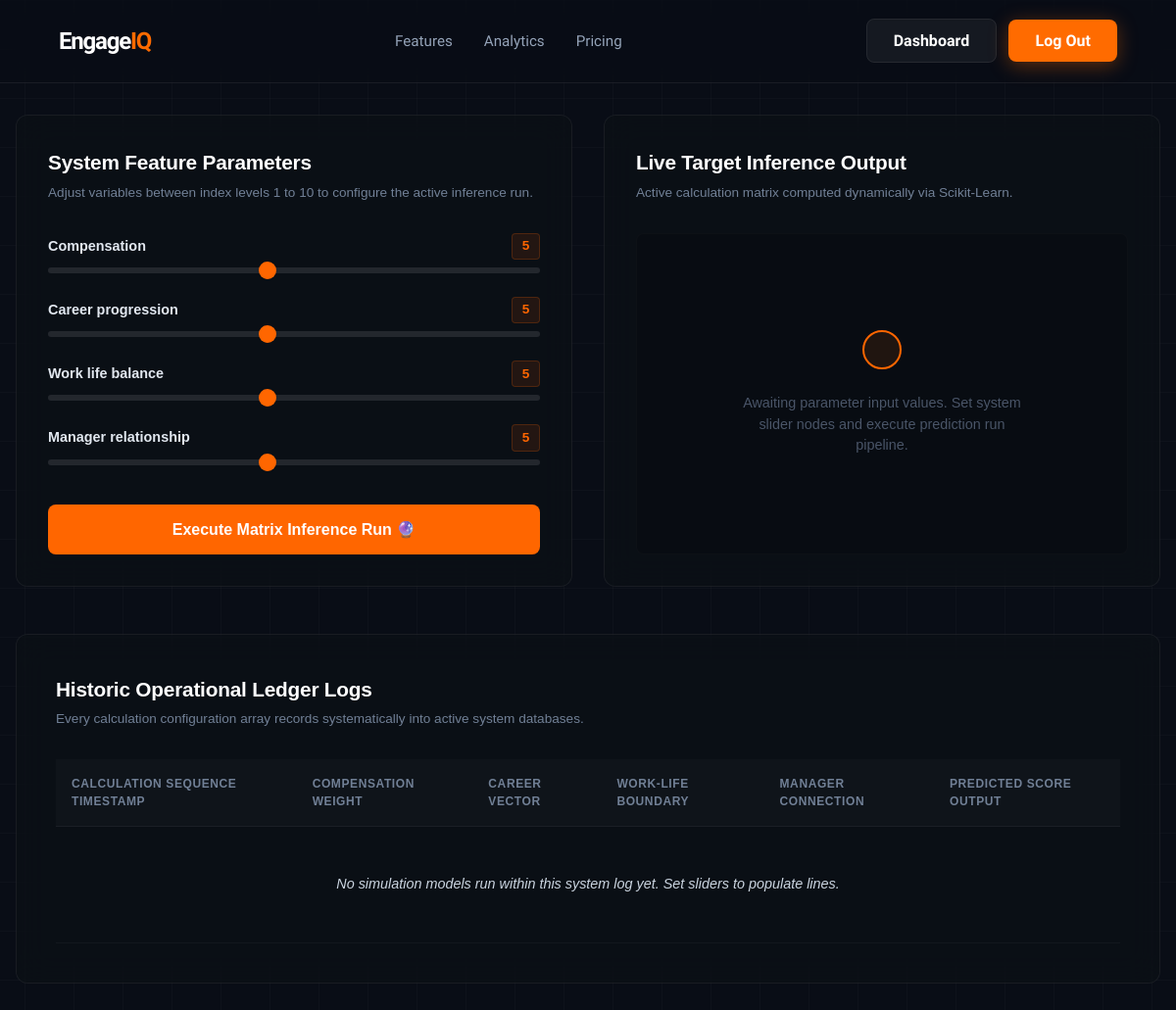
/dashboard/ (signed in), run on an earlier commit of the app's database.
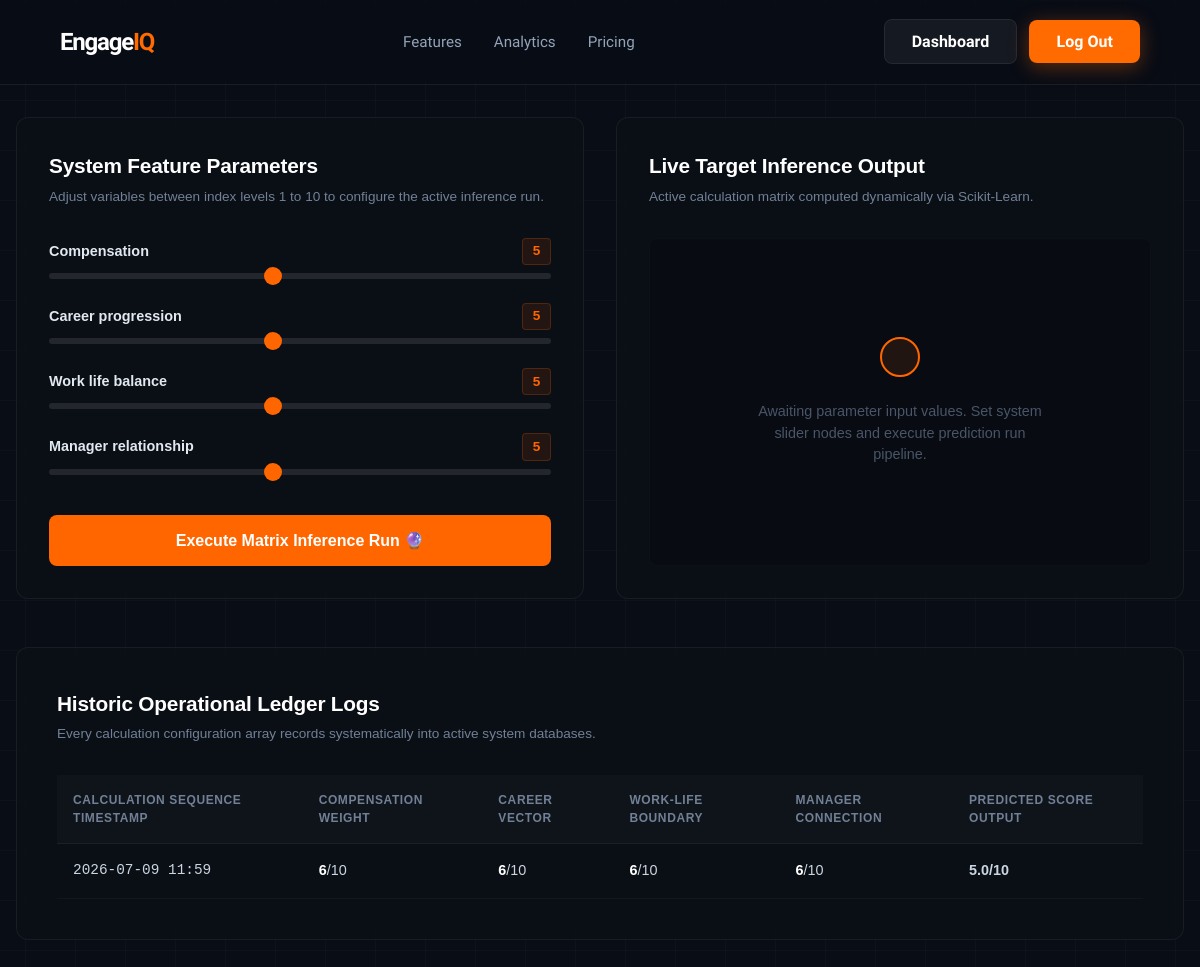
And on a later commit of the database.
### core_app/models.py (models this page shows, shortened)
class SatisfactionPrediction(models.Model):
    user = models.ForeignKey(User, on_delete=models.CASCADE, null=True, blank=True)
    compensation = models.IntegerField()
    career_progression = models.IntegerField()
    work_life_balance = models.IntegerField()
    manager_relationship = models.IntegerField()
    predicted_score = models.FloatField()
    created_at = models.DateTimeField(auto_now_add=True)

### core_app/views.py (the view, shortened to what this page needs)
# urls.py: path('dashboard/', views.dashboard, name='dashboard'),
@login_required(login_url='login')
def dashboard(request):
    form = EngagementSlidersForm(request.POST or None)
    predicted_score = None
    history = SatisfactionPrediction.objects.filter(user=request.user)
    return render(request, 'core_app/dashboard.html', {
        'form': form,
        'predicted_score': predicted_score,
        'history': history
    })

### core_app/forms.py
class EngagementSlidersForm(forms.ModelForm):
    class Meta:
        model = SatisfactionPrediction
        fields = ['compensation', 'career_progression', 'work_life_balance', 'manager_relationship']
    def __init__(self, *args, **kwargs):
        super().__init__(*args, **kwargs)
        for field_name in self.fields:
            self.fields[field_name].widget = forms.NumberInput(attrs={
                'type': 'range',
                'min': '1.0',
                'max': '10.0',
                'step': '0.1',
                'value': '5.0',
                'class': 'engageiq-slider'  # Custom class for your dark/orange CSS styling
            })

### core_app/templates/core_app/Dashboard.html (shortened to what the changed rows need)
{% extends 'core_app/base.html' %}
{% load static %}
{% block content %}
<div class="dashboard-viewport">
    <div class="dashboard-main-grid">
        <div class="workspace-panel glass-card">
            <form method="POST" class="sliders-form-layout">
                {% for field in form %}
                <div class="slider-node-row">
                    <div class="slider-labels">
                        <span class="field-title">{{ field.label }}</span>
                        <span class="live-counter-val" id="val_{{ field.id_for_label }}">5</span>
                    </div>
                    <div class="input-slider-wrapper">
                        <input type="range" name="{{ field.html_name }}" min="1" max="10" value="5" class="custom-range-slider" id="{{ field.id_for_label }}" oninput="updateSliderValue(this)">
                    </div>
                </div>
                {% endfor %}
            </form>
        </div>
    </div>
    <div class="history-panel-block glass-card">
        <div class="table-responsive-wrapper">
            <table class="telemetry-table-layout">
                <thead>
                    <tr>
                        <th>Calculation Sequence Timestamp</th>
                        <th>Compensation Weight</th>
                        <th>Career Vector</th>
                        <th>Work-Life Boundary</th>
                        <th>Manager Connection</th>
                        <th>Predicted Score Output</th>
                    </tr>
                </thead>
                <tbody>
                    {% for record in history %}
                    <tr>
                        <td class="t-stamp">{{ record.created_at|date:"Y-m-d H:i" }}</td>
                        <td><span class="tbl-num">{{ record.compensation }}</span>/10</td>
                        <td><span class="tbl-num">{{ record.career_progression }}</span>/10</td>
                        <td><span class="tbl-num">{{ record.work_life_balance }}</span>/10</td>
                        <td><span class="tbl-num">{{ record.manager_relationship }}</span>/10</td>
                        <td class="t-highlight-cell">{{ record.predicted_score }}/10</td>
                    </tr>
                    {% empty %}
                    <tr>
                        <td colspan="6" class="empty-table-state">No simulation models run within this system log yet. Set sliders to populate lines.</td>
                    </tr>
                    {% endfor %}
                </tbody>
            </table>
        </div>
    </div>
</div>
{% endblock %}

What changed in the data, as far as the page shows it:
added SatisfactionPrediction: created_at "2026-07-09 11:59", compensation "6", career_progression "6", work_life_balance "6", manager_relationship "6", predicted_score "5.0"
Also different on the page:
text no longer shown: "No simulation models run within this system log yet. Set sliders to populate lines."
